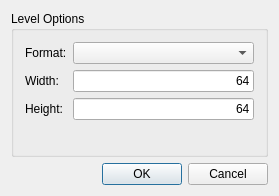
<?xml version="1.0" encoding="UTF-8"?>
<ui version="4.0">
 <class>NewLevelDialogClass</class>
 <widget class="QDialog" name="NewLevelDialogClass">
  <property name="geometry">
   <rect>
    <x>0</x>
    <y>0</y>
    <width>279</width>
    <height>196</height>
   </rect>
  </property>
  <property name="windowTitle">
   <string>New Level</string>
  </property>
  <layout class="QVBoxLayout" name="verticalLayout">
   <item>
    <widget class="QGroupBox" name="groupBox">
     <property name="title">
      <string>Level Options</string>
     </property>
     <layout class="QFormLayout" name="formLayout">
      <item row="0" column="0">
       <widget class="QLabel" name="formatLabel">
        <property name="text">
         <string>Format:</string>
        </property>
       </widget>
      </item>
      <item row="0" column="1">
       <widget class="QComboBox" name="formatComboBox"/>
      </item>
      <item row="1" column="0">
       <widget class="QLabel" name="widthLabel">
        <property name="text">
         <string>Width:</string>
        </property>
       </widget>
      </item>
      <item row="1" column="1">
       <widget class="QLineEdit" name="widthLineEdit">
        <property name="text">
         <string>64</string>
        </property>
        <property name="alignment">
         <set>Qt::AlignmentFlag::AlignRight|Qt::AlignmentFlag::AlignTrailing|Qt::AlignmentFlag::AlignVCenter</set>
        </property>
       </widget>
      </item>
      <item row="2" column="0">
       <widget class="QLabel" name="heightLabel">
        <property name="text">
         <string>Height:</string>
        </property>
       </widget>
      </item>
      <item row="2" column="1">
       <widget class="QLineEdit" name="heightLineEdit">
        <property name="text">
         <string>64</string>
        </property>
        <property name="alignment">
         <set>Qt::AlignmentFlag::AlignRight|Qt::AlignmentFlag::AlignTrailing|Qt::AlignmentFlag::AlignVCenter</set>
        </property>
       </widget>
      </item>
     </layout>
    </widget>
   </item>
   <item>
    <widget class="QDialogButtonBox" name="buttonBox">
     <property name="standardButtons">
      <set>QDialogButtonBox::StandardButton::Cancel|QDialogButtonBox::StandardButton::Ok</set>
     </property>
    </widget>
   </item>
  </layout>
 </widget>
 <layoutdefault spacing="6" margin="11"/>
 <resources/>
 <connections>
  <connection>
   <sender>buttonBox</sender>
   <signal>accepted()</signal>
   <receiver>NewLevelDialogClass</receiver>
   <slot>accept()</slot>
   <hints>
    <hint type="sourcelabel">
     <x>97</x>
     <y>161</y>
    </hint>
    <hint type="destinationlabel">
     <x>97</x>
     <y>91</y>
    </hint>
   </hints>
  </connection>
  <connection>
   <sender>buttonBox</sender>
   <signal>rejected()</signal>
   <receiver>NewLevelDialogClass</receiver>
   <slot>reject()</slot>
   <hints>
    <hint type="sourcelabel">
     <x>97</x>
     <y>161</y>
    </hint>
    <hint type="destinationlabel">
     <x>97</x>
     <y>91</y>
    </hint>
   </hints>
  </connection>
 </connections>
</ui>
